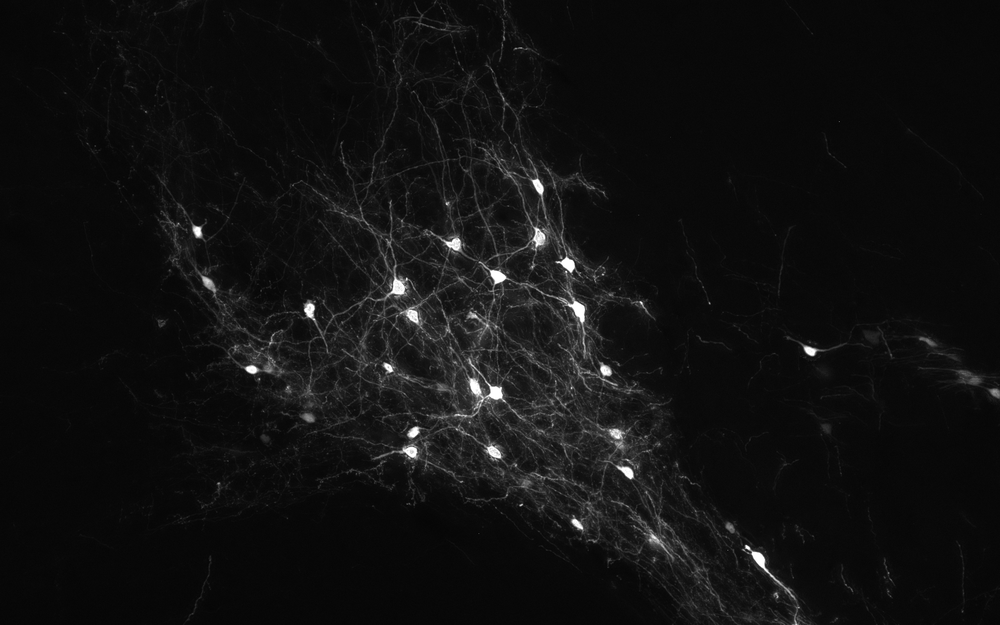
#> input picture test_image.tif, 1000 x 625 px, shrunk from 1920 x 1200 before the run
$ python temp.py
#> lines starting #> are read from the running program, lines starting #| are printed output that depends on the picture; after the words box and inside, x2 and y2 are one past the last pixel; in counts of white or black regions, pixels touching at a corner belong together
# -*- coding: utf-8 -*-
"""
Spyder Editor

This is a temporary script file.
"""

import numpy as np
import matplotlib.pyplot as plt
from PIL import Image
from tkinter import Tk
from tkinter.filedialog import askopenfilename

# Hide the root tkinter window
Tk().withdraw()

# Open file selection dialog
file_path = askopenfilename(title="Select an image file", filetypes=[("TIFF files", "*.tif;*.tiff"), ("All files", "*.*")])
#> the answer given: test_image.tif

# Check if a file was selected
if file_path:
    # Open the TIFF image using Pillow
    image = Image.open(file_path)
#> image is the input picture: PIL image 1000x625 L; min 4, max 255, mean 16.8


# rotate the image
rotated_image = image.rotate(90, expand=True)
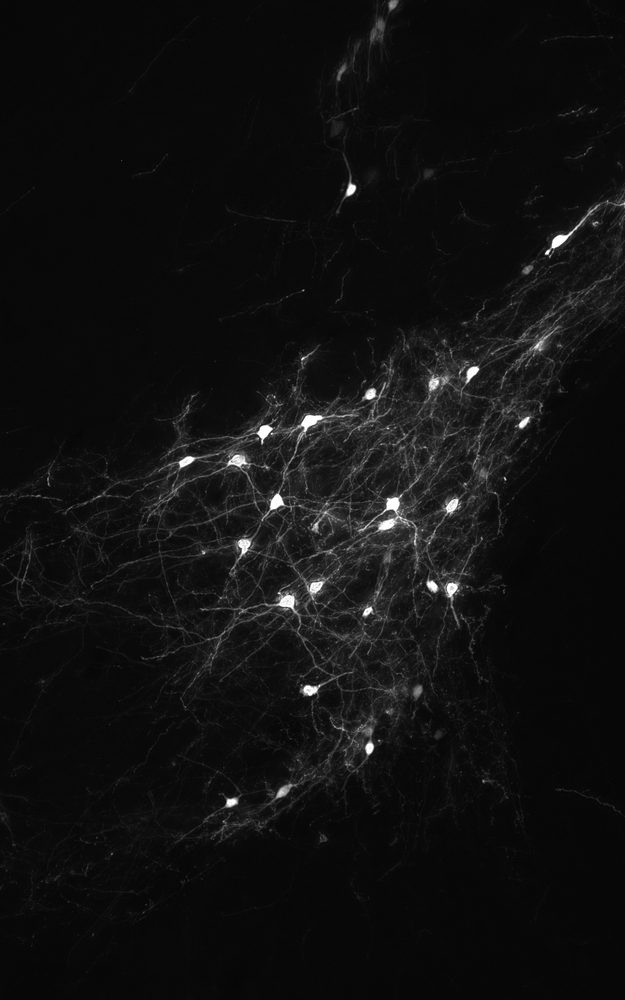
#> rotated_image: PIL image 625x1000 L; min 4, max 255, mean 16.8


# Convert the image to a NumPy array
image_array = np.array(rotated_image)


# make a binary_image
threshold = 40
binary_image_array = (image_array > threshold) * 255
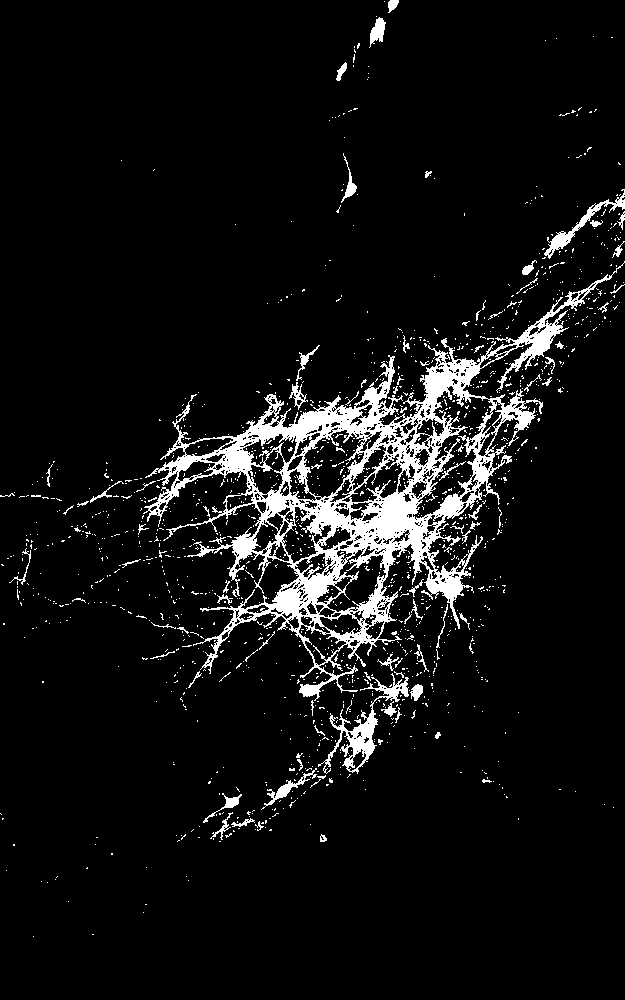
#> binary_image_array: shape (1000, 625) int64; 7.1% white; 1406 white regions (1324 under 20 px), largest, box (x1, y1, x2, y2) and area: (143, 261, 625, 701) 33489, (318, 673, 409, 774) 1741, (544, 189, 625, 259) 750


max_value = np.max(binary_image_array)
#> max_value = 255
print("MAX:", max_value)
#| MAX: 255

# change values in the image
binary_image_array[100:300, 100:300] = 200
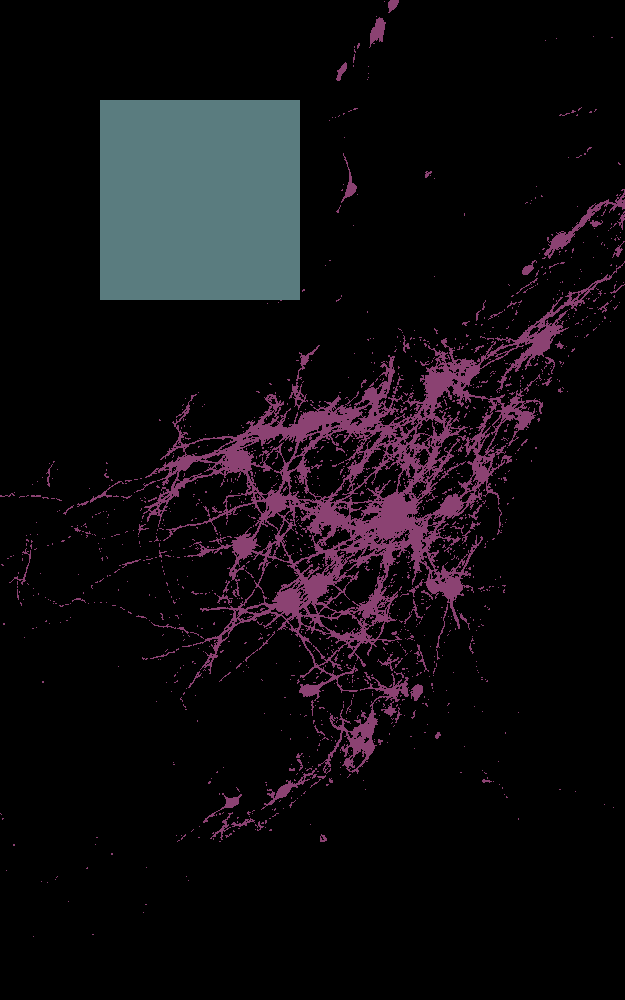
#> binary_image_array: shape (1000, 625) int64; 3 distinct labels, from 0 to 255; one colour per label, 0 black
print(binary_image_array)
#> (printed output is left out)


# Display the binary image
plt.imshow(binary_image_array, cmap='gray')
# let's ask what kind of colors imshow have.


# image setting
plt.axis('off')
plt.title('Thresholded Binary Image')


#show the image on a display
plt.show()
